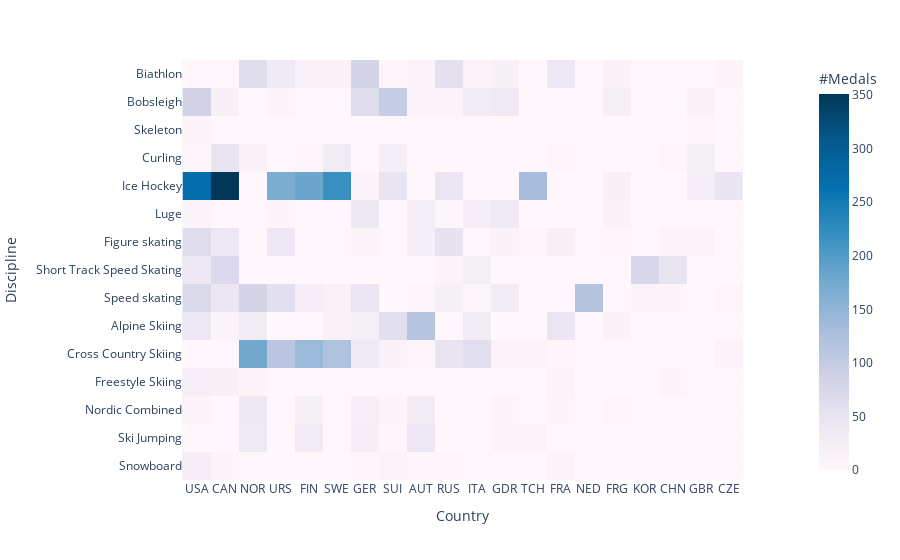

Write notebook code for a chart like this one.
### Code cell
fig = px.imshow(data,
                labels=dict(x="Country", y="Discipline", color="#Medals"),
                x=cty_list,
                y=dislist,
                color_continuous_scale=px.colors.sequential.PuBu
               )
fig.update_xaxes(side="bottom")
fig.show()

### Figure 1 — Plotly figure (JSON) as saved in the notebook; plotly's stock layout.template omitted (floating-point values rounded to 4 significant figures; data arrays with more than 128 entries replaced by an {"elided": "..."} marker saying what was removed)
{"data": [{"coloraxis": "coloraxis", "hovertemplate": "Country: %{x}<br>Discipline: %{y}<br>#Medals: %{z}<extra></extra>", "type": "heatmap", "x": ["USA", "CAN", "NOR", "URS", "FIN", "SWE", "GER", "SUI", "AUT", "RUS", "ITA", "GDR", "TCH", "FRA", "NED", "FRG", "KOR", "CHN", "GBR", "CZE"], "y": ["Biathlon", "Bobsleigh", "Skeleton", "Curling", "Ice Hockey", "Luge", "Figure skating", "Short Track Speed Skating", "Speed skating", "Alpine Skiing", "Cross Country Skiing", "Freestyle Skiing", "Nordic Combined", "Ski Jumping", "Snowboard"], "z": {"elided": "15x20 int values"}}], "layout": {"coloraxis": {"colorbar": {"title": {"text": "#Medals"}}, "colorscale": [[0, "rgb(255,247,251)"], [0.125, "rgb(236,231,242)"], [0.25, "rgb(208,209,230)"], [0.375, "rgb(166,189,219)"], [0.5, "rgb(116,169,207)"], [0.625, "rgb(54,144,192)"], [0.75, "rgb(5,112,176)"], [0.875, "rgb(4,90,141)"], [1, "rgb(2,56,88)"]]}, "margin": {"t": 60}, "xaxis": {"constrain": "domain", "scaleanchor": "y", "side": "bottom", "title": {"text": "Country"}}, "yaxis": {"autorange": "reversed", "constrain": "domain", "title": {"text": "Discipline"}}}}
